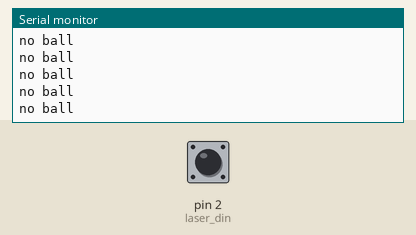
Simulated run of this sketch. Board: Arduino Uno, built with avr-gcc and run on an emulated ATmega328P. Shown: the last lines printed to the serial monitor. Inputs (shaded band) come from the test bench; at power-on: pin 2 (laser_din) HIGH.

Above: at 1.2 s.
1.3 s: pin 2 (laser_din) driven LOW
At 2.4 s:
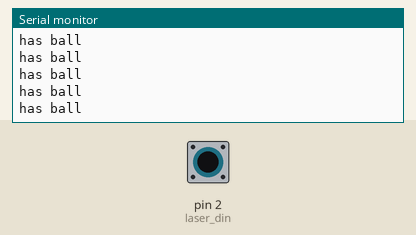
3.2 s: pin 2 (laser_din) driven HIGH
At 3.9 s:
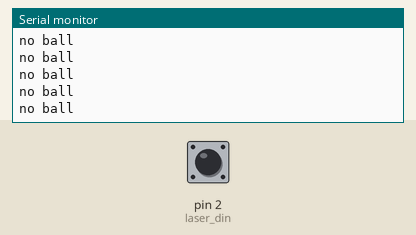
6.2 s: pin 2 (laser_din) driven LOW
At 7.3 s:
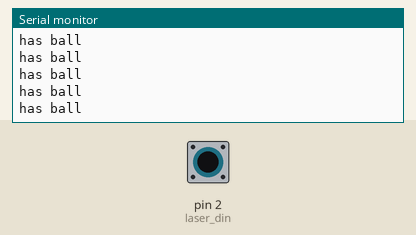
9.2 s: pin 2 (laser_din) pulsed HIGH 2 times (0.12 s each, 0.3 s apart)
12.8 s: pin 2 (laser_din) pulsed HIGH 5 times (0.12 s each, 0.3 s apart)
20.3 s: pin 2 (laser_din) driven HIGH
At 20.9 s:
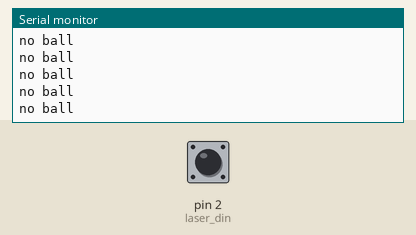

The sketch:

laser_sensor.ino
```cpp
/*
 * PIN MAP
 * DOUT D2
 * GND GND
 * VCC 5V
 * Dout is low,has ball
 * Dout is HIGH,no ball
 */
int laser_din = 2;
void setup() {
  pinMode(laser_din,INPUT);
  Serial.begin(9600);
}
void loop() {
  if(digitalRead(laser_din)==LOW)
    {
      Serial.println("has ball");
    }
  else
    {
      Serial.println("no ball");
    }
}
```

Measured:
- after the input at 1.3 s, the serial monitor: prints a new line after 0.08 s (image 1)
- after the input at 20.3 s, the serial monitor: prints a new line after 0.08 s (image 4)
